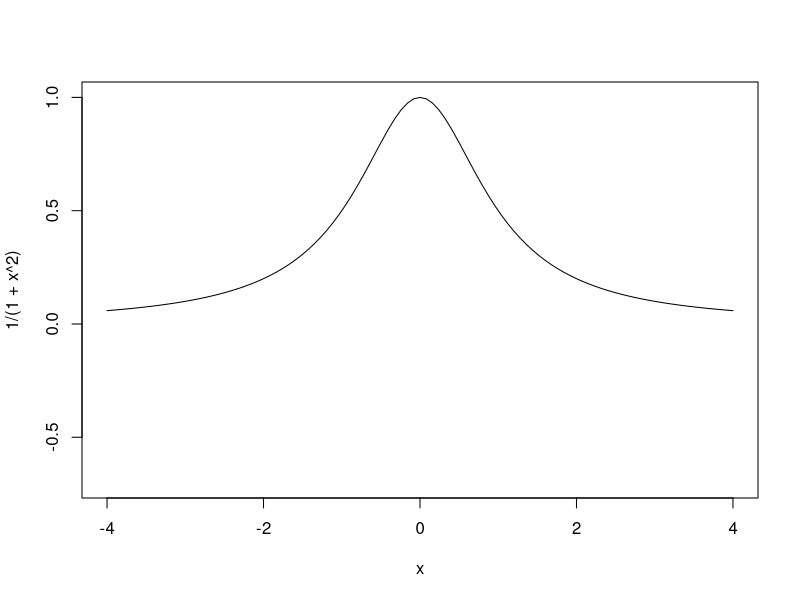
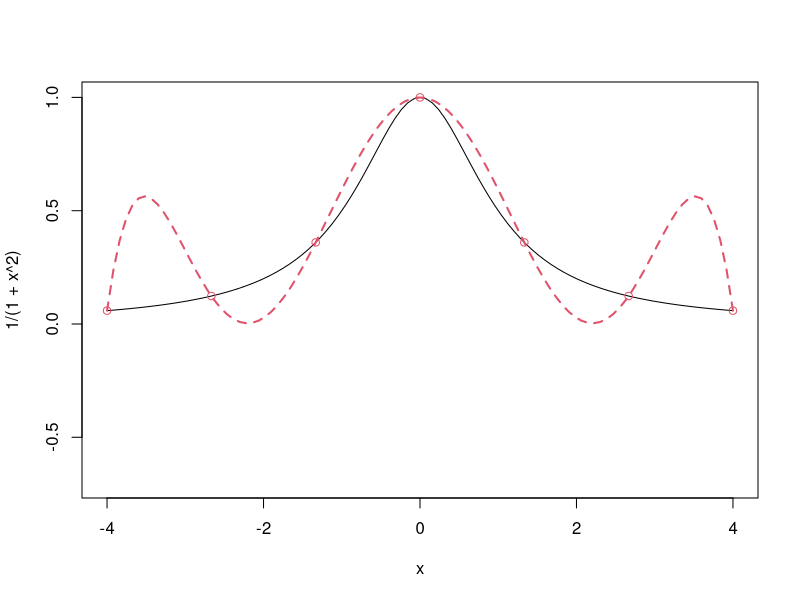
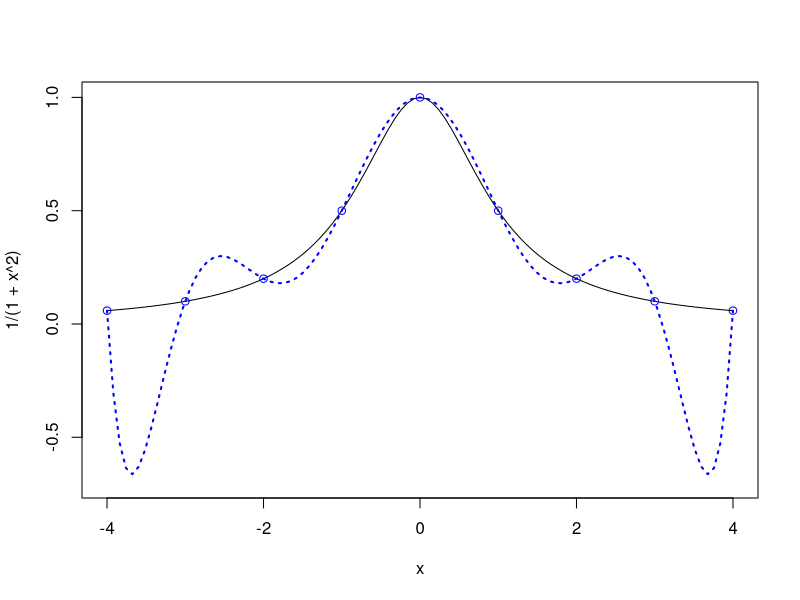
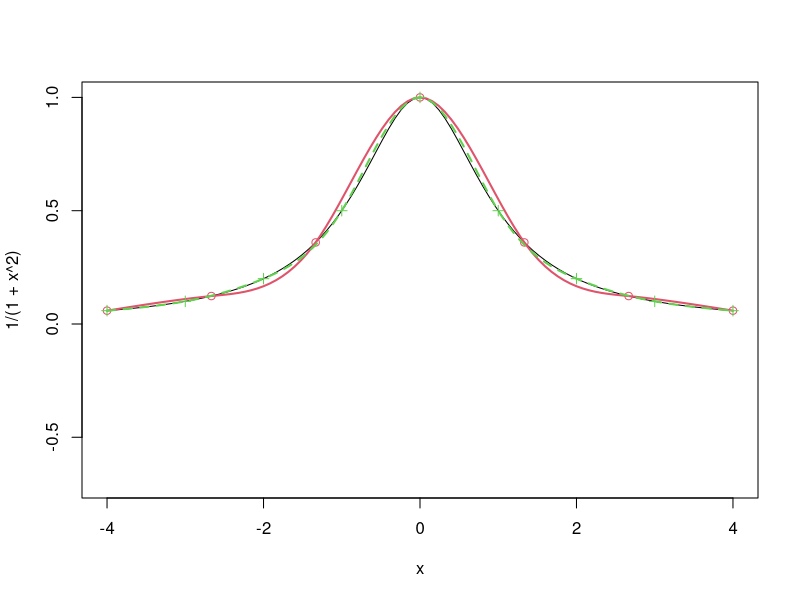
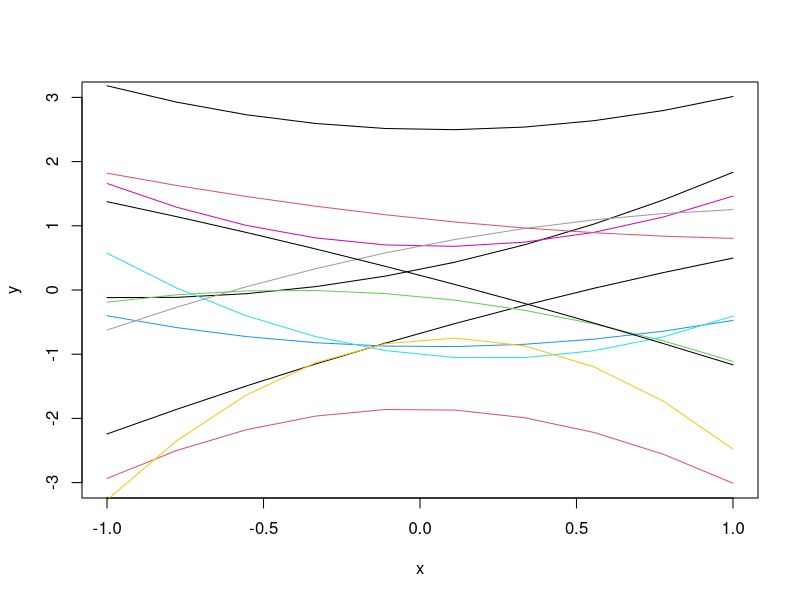
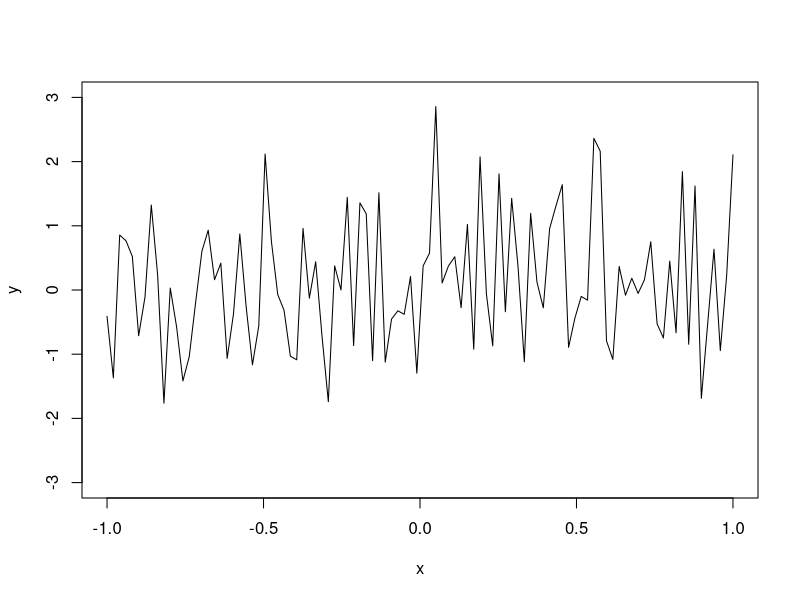
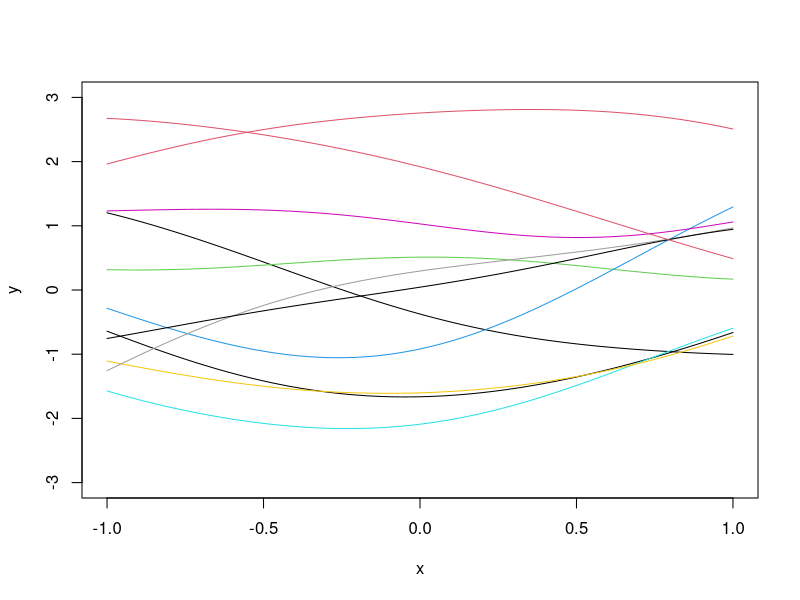
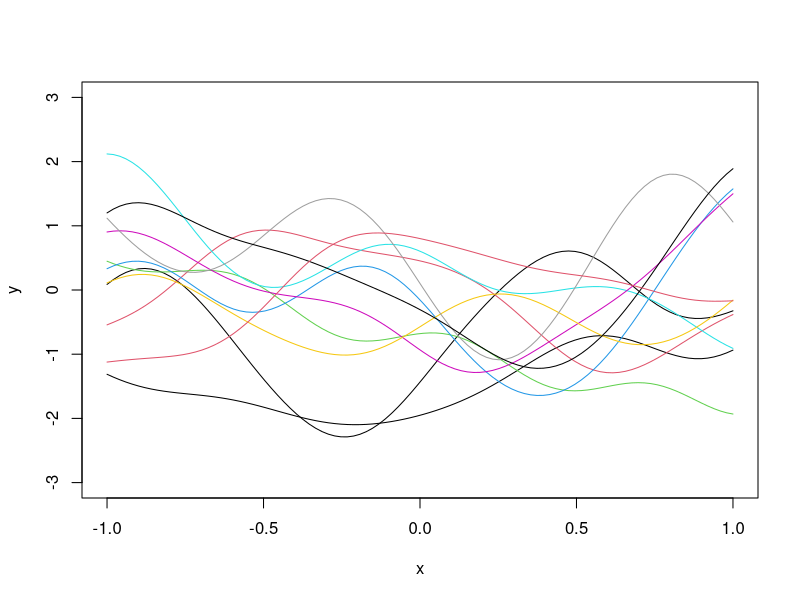

These figures' R source, in order:
## ---- chunk 1
curve(1/(1+x^2), from=-4, to=4, ylim=c(-.7,1))
## ---- chunk 2
curve(1/(1+x^2), from=-4, to=4, ylim=c(-.7,1))
x=seq(-4,4,length=7)
y=1/(1+x^2)
X=as.matrix(cbind(1,x,x^2,x^3,x^4,x^5,x^6))
a=solve(X,y)
u=seq(-4,4,length=100)
yhat=u
for(i in 1:100)
  yhat[i]=sum(c(1,u[i],u[i]^2,u[i]^3,u[i]^4,u[i]^5,u[i]^6)*a)
lines(u,yhat, col=2, lty=2, lwd = 2)
points(x,y,col=2)
## ---- chunk 3
curve(1/(1+x^2), from=-4, to=4, ylim=c(-.7,1))
x=seq(-4,4,length=9)
y=1/(1+x^2)
X=as.matrix(cbind(1,x,x^2,x^3,x^4,x^5,x^6,x^7,x^8))
a=solve(X,y)
u=seq(-4,4,length=100)
yhat=u
for(i in 1:100)
  yhat[i]=sum(c(1,u[i],u[i]^2,u[i]^3,u[i]^4,u[i]^5,u[i]^6, u[i]^7,u[i]^8)*a)
lines(u,yhat, col='blue', lty=3, lwd = 2)
points(x,y,col="blue")
## ---- chunk 4
curve(1/(1+x^2), from=-4, to=4, ylim=c(-.7,1))

# Splines with 7 points

x=seq(-4,4,length=7)
y=1/(1+x^2)
points(x,y,col=2)
a=splinefun(x,y,method="natural")
curve(a,add=T,col=2, lwd = 2)

# Splines with 9 points

x=seq(-4,4,length=9)
y=1/(1+x^2)
points(x,y, pch=3,col=3)
a=splinefun(x,y,method="natural")
curve(a,add=T,col=3, lty=2, lwd = 2)
## ---- chunk 5
x=seq(-1,1,length=10)
b=rnorm(3)
y=b[1]+b[2]*x+b[3]*x^2
plot(x,y,"l", ylim=c(-3,3))
b=rnorm(3)
y=b[1]+b[2]*x+b[3]*x^2
lines(x,y,"l")
for(i in 1:10)
{b=rnorm(3)
y=b[1]+b[2]*x+b[3]*x^2
lines(x,y,"l",col=i)}
## ---- chunk 6
N=100
x=seq(-1,1,length=N)
y=rnorm(N)
plot(x,y,"l", ylim=c(-3,3))
## ---- chunk 7
E=as.matrix(dist(x, diag=T, ,upper=T))

# Correlation matrix R
R=exp(-0.5*E^2)
eig=eigen(R)
R.sqrt=eig$vec%*%diag(sqrt(eig$val+10^(-10)))%*%t(eig$vec)
z=rnorm(N)
y=R.sqrt%*%z
plot(x,y,"l", ylim=c(-3,3))
for(i in 1:10)
  lines(x,R.sqrt%*%rnorm(N),col=i)
## ---- chunk 8
E=as.matrix(dist(x, diag=T, ,upper=T))

# Correlation matrix R
R=exp(-5*E^2)
eig=eigen(R)
R.sqrt=eig$vec%*%diag(sqrt(eig$val+10^(-10)))%*%t(eig$vec)
z=rnorm(N)
y=R.sqrt%*%z
plot(x,y,"l", ylim=c(-3,3))
for(i in 1:10)
  lines(x,R.sqrt%*%rnorm(N),col=i)
## ---- chunk 9
# Computer model
f=function(x)
  sin(30*(x-.9)^4)*cos(2*(x-.9))+(x-.9)/2

n=10
D=seq(0,1,length=n)
y=f(D)
curve(f(x),from=0,to=1, ylim = c(-0.75, 0.55))
points(D,y,pch=4,cex=2)
E=as.matrix(dist(D, diag=T, upper=T))
theta=100
R=exp(-theta*E^2)
mu=0
I=diag(n)
Rinv=solve(R+10^(-10)*I)
coef=Rinv%*%(y-mu)

basis=function(h)
  exp(-theta*h^2)
r=function(x)
{
  vec=basis(x-D)
  return(vec)
}

fhat=function(x)
  mu+t(r(x))%*%coef

sigma2=drop(1/n*t(y-mu)%*%Rinv%*%(y-mu))
f.var=function(x)
  sigma2*(1-t(r(x))%*%Rinv%*%r(x))

N=1000
u=seq(0,1,length=N)
y.pred=y.low=y.high=numeric(N)
for(i in 1:N)
{
  y.pred[i]=fhat(u[i])
  SD=sqrt(f.var(u[i]))
  y.low[i]=y.pred[i]-2*SD
  y.high[i]=y.pred[i]+2*SD
}

lines(u,y.pred,col=3,lwd=2)
lines(u,y.low,lty=2,col=2,lwd=2)
lines(u,y.high,lty=2,col=2,lwd=2)
test=u
# RMSE
sqrt(mean((apply(cbind(test),1,fhat)-f(test))^2))
## ---- chunk 10
curve(f(x),from=0,to=1, ylim = c(-0.75, 0.55))
points(D,y,pch=4,cex=2)
E=as.matrix(dist(D, diag=T, upper=T))
theta=100
R=exp(-theta*E^2)
mu=100
I=diag(n)
Rinv=solve(R+10^(-10)*I)
coef=Rinv%*%(y-mu)

basis=function(h)
  exp(-theta*h^2)
r=function(x)
{
  vec=basis(x-D)
  return(vec)
}

fhat=function(x)
  mu+t(r(x))%*%coef

sigma2=drop(1/n*t(y-mu)%*%Rinv%*%(y-mu))
f.var=function(x)
  sigma2*(1-t(r(x))%*%Rinv%*%r(x))

N=1000
u=seq(0,1,length=N)
y.pred=y.low=y.high=numeric(N)
for(i in 1:N)
{
  y.pred[i]=fhat(u[i])
  SD=sqrt(f.var(u[i]))
  y.low[i]=y.pred[i]-2*SD
  y.high[i]=y.pred[i]+2*SD
}

lines(u,y.pred,col=3,lwd=2)
lines(u,y.low,lty=2,col=2,lwd=2)
lines(u,y.high,lty=2,col=2,lwd=2)
# RMSE
sqrt(mean((apply(cbind(test),1,fhat)-f(test))^2))
## ---- chunk 11
one=rep(1,n)
mu=drop(t(one)%*%Rinv%*%y/(t(one)%*%Rinv%*%one))
## ---- chunk 12
mu
## ---- chunk 13
coef=Rinv%*%(y-mu)
sigma2=drop(1/n*t(y-mu)%*%Rinv%*%(y-mu))
f.var=function(x)
{ 
  fac=1/(one%*%Rinv%*%one)
  val=sigma2*(1-t(r(x))%*%Rinv%*%r(x)+fac*(1-t(r(x))%*%Rinv%*%one)^2)
  return(val)
}

for(i in 1:N)
{
  y.pred[i]=fhat(u[i])
  SD=sqrt(f.var(u[i]))
  y.low[i]=y.pred[i]-2*SD
  y.high[i]=y.pred[i]+2*SD
}
curve(f(x),from=0,to=1, ylim= c(-0.75, 0.55))
points(D,y)
lines(u,y.pred,col=3,lwd=2)
lines(u,y.low,lty=2,col=2,lwd=2)
lines(u,y.high,lty=2,col=2,lwd=2)
test=u

# RMSE
sqrt(mean((apply(cbind(test),1,fhat)-f(test))^2))
